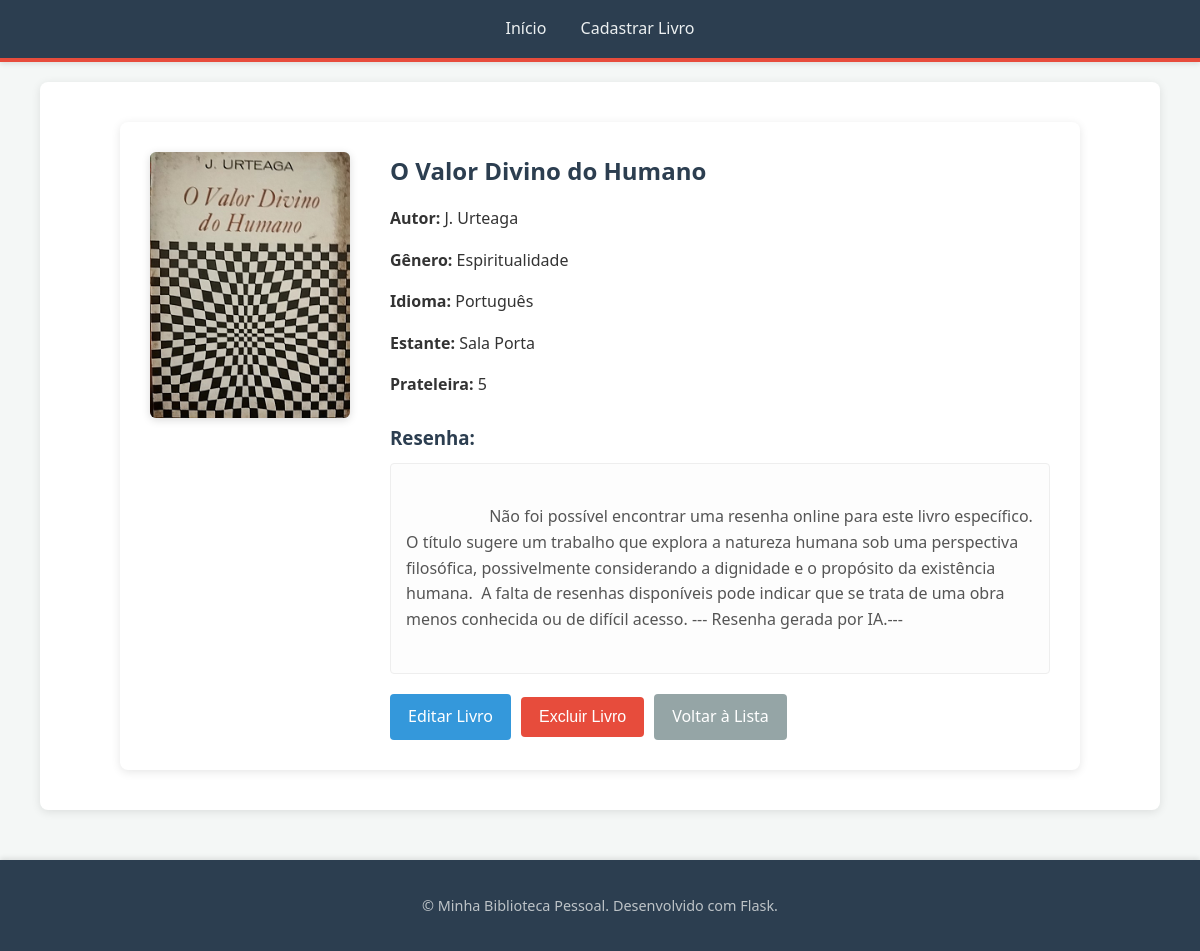
The page /book/faef2c92-108a-462e-b00d-10fb0a539ce7 on the database its author committed.
### app.py (models this page shows, shortened)
class Book(db.Model):
    __tablename__ = 'books'
    id = db.Column(db.String(36), primary_key=True, default=lambda: str(uuid.uuid4()))
    title = db.Column(db.String(255), nullable=False)
    author = db.Column(db.String(255), nullable=False)
    genre = db.Column(db.String(100))
    language = db.Column(db.String(50))
    shelf = db.Column(db.String(100))
    bookshelf = db.Column(db.String(100))
    review = db.Column(db.Text)
    cover_path = db.Column(db.String(255))  # Caminho relativo da capa (ex: 'uploads/nome_arquivo.jpg')

### app.py (the view)
@app.route('/book/<book_id>')
def book_detail_route(book_id):
    book = db.session.get(Book, book_id)
    if book:
        return render_template('book_detail.html', book=book)
    flash('Livro não encontrado.', 'error')
    return redirect(url_for('index'))

### templates/book_detail.html (shortened to what this page needs)
{% extends "base.html" %}
{% block content %}
    <section class="book-detail-container">
        <div class="book-detail-content-wrapper">
            <div class="book-detail-cover">
                {% if book.cover_path %}
                    <img src="{{ url_for('static', filename=book.cover_path) }}" alt="Capa de {{ book.title }}">
                {% else %}
                    <img src="{{ url_for('static', filename='uploads/default_cover.png') }}" alt="Capa Padrão">
                {% endif %}
            </div>
            <div class="book-detail-info">
                <h1>{{ book.title }}</h1>
                <p><strong>Autor:</strong> {{ book.author }}</p>
                <p><strong>Gênero:</strong> {{ book.genre or 'Não informado' }}</p>
                <p><strong>Idioma:</strong> {{ book.language or 'Não informado' }}</p>
                <p><strong>Estante:</strong> {{ book.bookshelf or 'Não informado' }}</p>
                <p><strong>Prateleira:</strong> {{ book.shelf or 'Não informado' }}</p>
                <h3>Resenha:</h3>
                <div class="review-content">
                    {{ book.review | safe if book.review else 'Nenhuma resenha ou nota cadastrada.' }}
                </div>
                <div class="actions" style="margin-top: 20px; display: flex; align-items: center; gap: 10px;">
                    <a href="{{ url_for('edit_book', book_id=book.id) }}" class="btn btn-primary">Editar Livro</a>
                    <form action="{{ url_for('delete_book', book_id=book.id) }}" method="POST" onsubmit="return confirm('Tem certeza que deseja excluir este livro? Esta ação não pode ser desfeita.');">
                        <button type="submit" class="btn btn-danger">Excluir Livro</button>
                    </form>
                    <a href="{{ url_for('index') }}" class="btn btn-secondary">Voltar à Lista</a>
                </div>
            </div>
        </div>
    </section>
{% endblock %}

### static/css/style.css (style rules this page uses)
:root { --primary-color: #3498db; --primary-dark-color: #2980b9; --secondary-color: #95a5a6; --secondary-dark-color: #7f8c8d; --info-color: #1abc9c; --info-dark-color: #16a085; --danger-color: #e74c3c; --danger-dark-color: #c0392b; --header-bg-color: #2c3e50; --header-text-color: #ecf0f1; --body-bg-color: #f4f7f6; --container-bg-color: #fff; --text-color-dark: #333; --text-color-medium: #555; --text-color-light: #555; --border-color-light: #eee; --border-color-medium: #e0e0e0; --box-shadow-light: 0 1px 4px rgba(0,0,0,0.05); --box-shadow-medium: 0 2px 10px rgba(0,0,0,0.1); --font-family: 'Segoe UI', Tahoma, Geneva, Verdana, sans-serif; --border-radius: 8px; }
body, html { margin: 0; padding: 0; font-family: var(--font-family); background-color: var(--body-bg-color); color: var(--text-color-dark); line-height: 1.6; min-height: 100vh; display: flex; flex-direction: column; }
.book-detail-container { padding: 20px; }
.book-detail-content-wrapper { display: flex; flex-wrap: wrap; gap: 40px; align-items: flex-start; max-width: 900px; margin: 0 auto; background-color: var(--container-bg-color); padding: 30px; border-radius: var(--border-radius); box-shadow: var(--box-shadow-medium); }
.book-detail-cover { flex: 0 0 200px; max-width: 100%; text-align: center; }
.book-detail-cover img { width: 100%; height: auto; border-radius: 6px; box-shadow: 0 2px 8px rgba(0,0,0,0.15); display: block; margin: 0 auto; }
.book-detail-info { flex: 1; min-width: 300px; }
.book-detail-info h1 { margin-top: 0; color: var(--header-bg-color); margin-bottom: 15px; }
.book-detail-info p { margin-bottom: 8px; color: var(--text-color-dark); }
.book-detail-info h3 { margin-top: 25px; margin-bottom: 10px; color: var(--header-bg-color); }
.review-content { background-color: #fdfdfd; border: 1px solid var(--border-color-light); padding: 15px; border-radius: 4px; white-space: pre-wrap; max-height: 300px; overflow-y: auto; color: var(--text-color-medium); }
.actions { display: flex; flex-wrap: wrap; gap: 10px; margin-top: 25px; justify-content: flex-start; }
.actions form { margin-left: 0 !important; }
.btn { padding: 10px 18px; border: none; border-radius: 4px; cursor: pointer; font-size: 1em; text-decoration: none; display: inline-flex; align-items: center; justify-content: center; gap: 8px; transition: background-color 0.2s ease, box-shadow 0.2s ease, transform 0.2s ease; min-height: 40px; box-sizing: border-box; white-space: nowrap; }
.btn-primary { background-color: var(--primary-color); color: white; }
.btn-secondary { background-color: var(--secondary-color); color: white; }
.btn-danger { background-color: var(--danger-color); color: white; }

### rows shown on the page
Book: cover_path (picture), title "O Valor Divino do Humano", author "J. Urteaga", genre "Espiritualidade", language "Português", bookshelf "Sala Porta", shelf "5", review "Não foi possível encontrar uma resenha online para este livro específico. O título sugere um trabalho que explora a natureza humana sob uma perspectiva filosófica, possivelmente considerando a dignidade e o propósito da existência humana. A falta de resenhas disponíveis pode indicar que se trata de uma obra menos conhecida ou de difícil acesso. --- Resenha gerada por IA.---"
